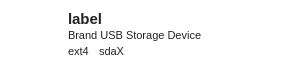
<?xml version="1.0" encoding="UTF-8"?>
<ui version="4.0">
 <class>VolumeItem</class>
 <widget class="QWidget" name="VolumeItem">
  <property name="geometry">
   <rect>
    <x>0</x>
    <y>0</y>
    <width>300</width>
    <height>70</height>
   </rect>
  </property>
  <property name="minimumSize">
   <size>
    <width>300</width>
    <height>70</height>
   </size>
  </property>
  <property name="maximumSize">
   <size>
    <width>300</width>
    <height>70</height>
   </size>
  </property>
  <property name="windowTitle">
   <string notr="true">Form</string>
  </property>
  <property name="autoFillBackground">
   <bool>false</bool>
  </property>
  <property name="styleSheet">
   <string notr="true">#VolumeItem QLabel {
        color: #222222;
}
#frame{background-color: white}
#frame:hover{background-color: qlineargradient(spread:pad, x1:0.519597, y1:1, x2:0.518067, y2:0, stop:0 rgba(189, 189, 189, 255), stop:1 rgba(225, 225, 225, 255))}
</string>
  </property>
  <layout class="QHBoxLayout" name="horizontalLayout">
   <property name="spacing">
    <number>0</number>
   </property>
   <property name="margin">
    <number>0</number>
   </property>
   <item>
    <widget class="QFrame" name="frame">
     <property name="minimumSize">
      <size>
       <width>0</width>
       <height>0</height>
      </size>
     </property>
     <property name="frameShape">
      <enum>QFrame::NoFrame</enum>
     </property>
     <property name="frameShadow">
      <enum>QFrame::Raised</enum>
     </property>
     <layout class="QGridLayout" name="gridLayout">
      <property name="horizontalSpacing">
       <number>10</number>
      </property>
      <property name="verticalSpacing">
       <number>0</number>
      </property>
      <property name="margin">
       <number>10</number>
      </property>
      <item row="2" column="1" colspan="2">
       <layout class="QHBoxLayout" name="horizontalLayout_2">
        <property name="spacing">
         <number>0</number>
        </property>
        <property name="bottomMargin">
         <number>0</number>
        </property>
        <item>
         <widget class="QLabel" name="name">
          <property name="font">
           <font>
            <pointsize>8</pointsize>
            <weight>50</weight>
            <bold>false</bold>
           </font>
          </property>
          <property name="toolTip">
           <string notr="true"/>
          </property>
          <property name="text">
           <string notr="true">Brand USB Storage Device</string>
          </property>
         </widget>
        </item>
        <item>
         <spacer name="horizontalSpacer_2">
          <property name="orientation">
           <enum>Qt::Horizontal</enum>
          </property>
          <property name="sizeHint" stdset="0">
           <size>
            <width>40</width>
            <height>20</height>
           </size>
          </property>
         </spacer>
        </item>
       </layout>
      </item>
      <item row="3" column="1" colspan="2">
       <layout class="QHBoxLayout" name="horizontalLayout_3">
        <item>
         <widget class="QLabel" name="format">
          <property name="font">
           <font>
            <pointsize>8</pointsize>
           </font>
          </property>
          <property name="toolTip">
           <string notr="true"/>
          </property>
          <property name="text">
           <string notr="true">ext4</string>
          </property>
         </widget>
        </item>
        <item>
         <spacer name="horizontalSpacer_3">
          <property name="orientation">
           <enum>Qt::Horizontal</enum>
          </property>
          <property name="sizeType">
           <enum>QSizePolicy::Fixed</enum>
          </property>
          <property name="sizeHint" stdset="0">
           <size>
            <width>10</width>
            <height>20</height>
           </size>
          </property>
         </spacer>
        </item>
        <item>
         <widget class="QLabel" name="path">
          <property name="font">
           <font>
            <pointsize>8</pointsize>
            <italic>false</italic>
           </font>
          </property>
          <property name="toolTip">
           <string notr="true"/>
          </property>
          <property name="text">
           <string notr="true">sdaX</string>
          </property>
         </widget>
        </item>
        <item>
         <spacer name="horizontalSpacer_4">
          <property name="orientation">
           <enum>Qt::Horizontal</enum>
          </property>
          <property name="sizeHint" stdset="0">
           <size>
            <width>40</width>
            <height>20</height>
           </size>
          </property>
         </spacer>
        </item>
       </layout>
      </item>
      <item row="0" column="0">
       <widget class="QLabel" name="icon">
        <property name="minimumSize">
         <size>
          <width>48</width>
          <height>48</height>
         </size>
        </property>
        <property name="maximumSize">
         <size>
          <width>48</width>
          <height>48</height>
         </size>
        </property>
        <property name="text">
         <string/>
        </property>
        <property name="pixmap">
         <pixmap resource="../data/images.qrc">:/images/images/media-flash-sd-mmc.png</pixmap>
        </property>
        <property name="scaledContents">
         <bool>true</bool>
        </property>
       </widget>
      </item>
      <item row="0" column="1">
       <widget class="QLabel" name="label">
        <property name="font">
         <font>
          <pointsize>11</pointsize>
          <weight>75</weight>
          <bold>true</bold>
         </font>
        </property>
        <property name="toolTip">
         <string notr="true"/>
        </property>
        <property name="text">
         <string notr="true">label</string>
        </property>
       </widget>
      </item>
     </layout>
    </widget>
   </item>
  </layout>
 </widget>
 <resources>
  <include location="../data/images.qrc"/>
 </resources>
 <connections/>
</ui>
